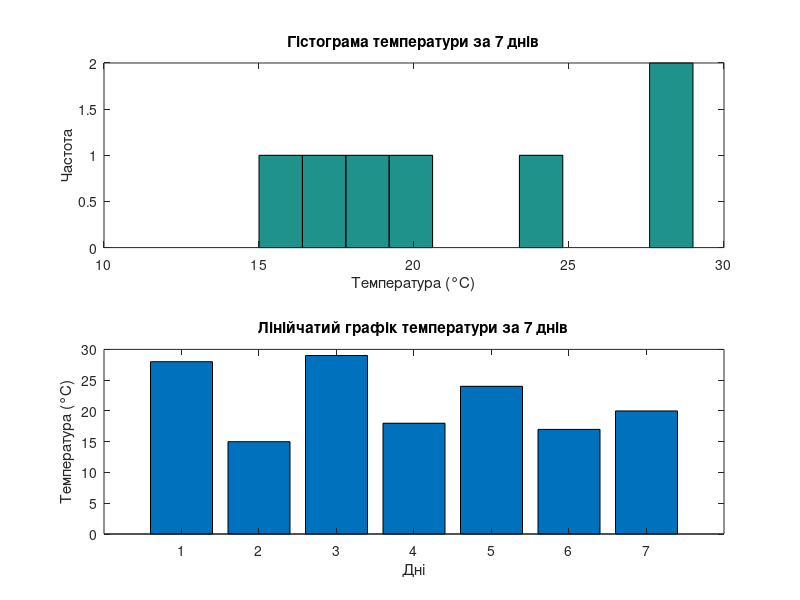

Here is the MATLAB script that generated this plot:
temperature = randi([10, 30], 1, 7);

figure;

subplot(2,1,1);
hist(temperature);
xlabel('Температура (°C)');
ylabel('Частота');
title('Гістограма температури за 7 днів');

subplot(2,1,2);
bar(1:numel(temperature), temperature);
xlabel('Дні');
ylabel('Температура (°C)');
title('Лінійчатий графік температури за 7 днів');

